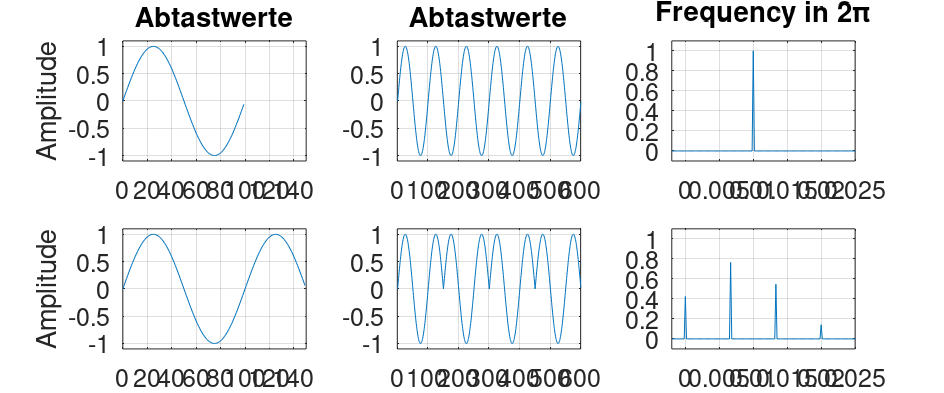

Reproduce this figure in MATLAB.
%%%%%%%%%%%%%%%%%%%%%%%%%%%%%%%%%%%%%%%%%%%%%%%%%%%%%%%%%%%%%%%%%%%
%
%	looping.m
%	course material for "Digital Sound Processing"
%	demonstrates the effect of looping on wavetables
%	which consitute not an exact period of the signal
%	(C) R. Rabenstein
%	Nov. 1999
%
%%%%%%%%%%%%%%%%%%%%%%%%%%%%%%%%%%%%%%%%%%%%%%%%%%%%%%%%%%%%%%%%%%%

figure(1)

fa	= 44100;
M	= 100;
f	= fa/M;
Om	= 2*pi/M;

N1	= M;
k1	= 0:N1-1;
y1 	= sin(Om*k1);
yl1	= []; 

for l=1:60
    yl1 = [yl1,y1]; 
end;

Yl1	= abs(fftshift(fft(yl1)));
Omega1	= (-length(Yl1)/2:length(Yl1)/2-1)/length(Yl1);

N2	= 1.5*M;
k2	= 0:N2-1;
y2 = sin(Om*k2);
yl2	= []; for l=1:40, yl2 = [yl2,y2]; end;
Yl2	= abs(fftshift(fft(yl2)));
Omega2	= (-length(Yl2)/2:length(Yl2)/2-1)/length(Yl2);



subplot(2,3,1)
plot(k1,y1);
axis([0 1.5*N1 -1.1 1.1]);grid
set(gca,'fontsize',18);
ylabel('Amplitude'); 
title('Abtastwerte');
set(gca,'fontsize',18);

subplot(2,3,2)
plot(yl1);
axis([0 6*N1 -1.1 1.1]);grid
title('Abtastwerte');
set(gca,'fontsize',18);

subplot(2,3,3)
plot(Omega1,Yl1/30/N1);
axis([-0.002 0.025 -0.1 1.1]);grid
title('Frequency in 2\pi');
set(gca,'fontsize',18);

subplot(2,3,4)
plot(k2,y2);
axis([0 N2 -1.1 1.1]);grid
set(gca,'fontsize',18);
ylabel('Amplitude'); 
set(gca,'fontsize',18);

subplot(2,3,5)
plot(yl2);
axis([0 4*N2 -1.1 1.1]);grid
set(gca,'fontsize',18);
%xl = xlabel('Abtastwerte');
set(gca,'fontsize',18);

subplot(2,3,6)
plot(Omega2,Yl2/20/N2);
axis([-0.002 0.025 -0.1 1.1]);grid
set(gca,'fontsize',18);
%xl = xlabel('Frequency in \pi');

sound(yl1,fa);
sound(yl2,fa);

 set(gcf,'Paperunits','centimeters')
 set(gcf,'PaperPosition',[0 -1 24 10])
 print -depsc  'looping.eps'


%%%%%%%%%%%%%%%%%%%%%%%%%%%%%%%%%%%%%%%%%%%%%%%%%%%%%%%%%%%%%%%%%%
